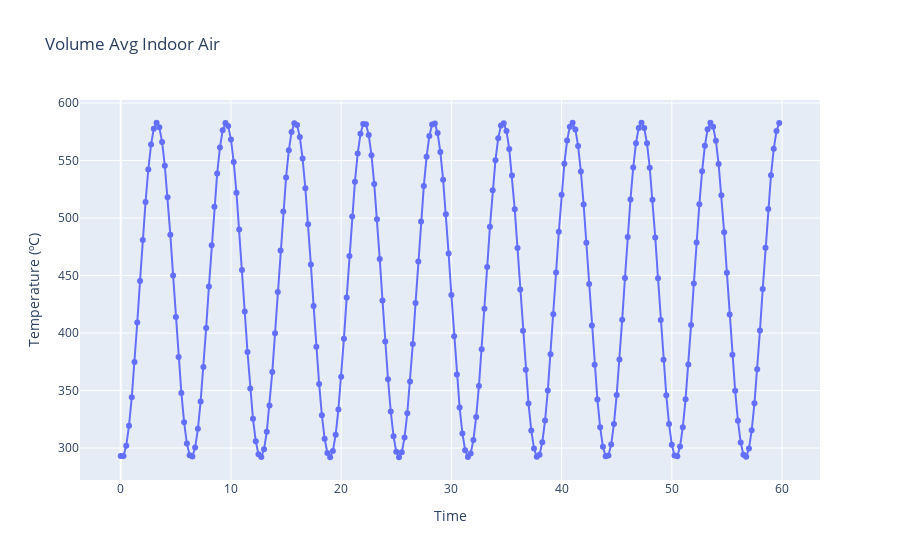

Here is the notebook cell this chart was saved with:
### Code cell
# super quick scatter plot 
fig = go.Figure()
fig.add_trace(go.Scatter(x=times, y=temps, mode='lines+markers',))
fig.update_layout(xaxis_title='Time',
                  yaxis_title='Temperature (ºC)',
                  title='Volume Avg Indoor Air')

### Figure 1 — Plotly figure (JSON) as saved in the notebook; plotly's stock layout.template omitted (floating-point values rounded to 4 significant figures; data arrays with more than 128 entries replaced by an {"elided": "..."} marker saying what was removed)
{"data": [{"mode": "lines+markers", "type": "scatter", "x": {"elided": "240 float values"}, "y": {"elided": "240 float values"}}], "layout": {"title": {"text": "Volume Avg Indoor Air"}, "xaxis": {"title": {"text": "Time"}}, "yaxis": {"title": {"text": "Temperature (ºC)"}}}}
